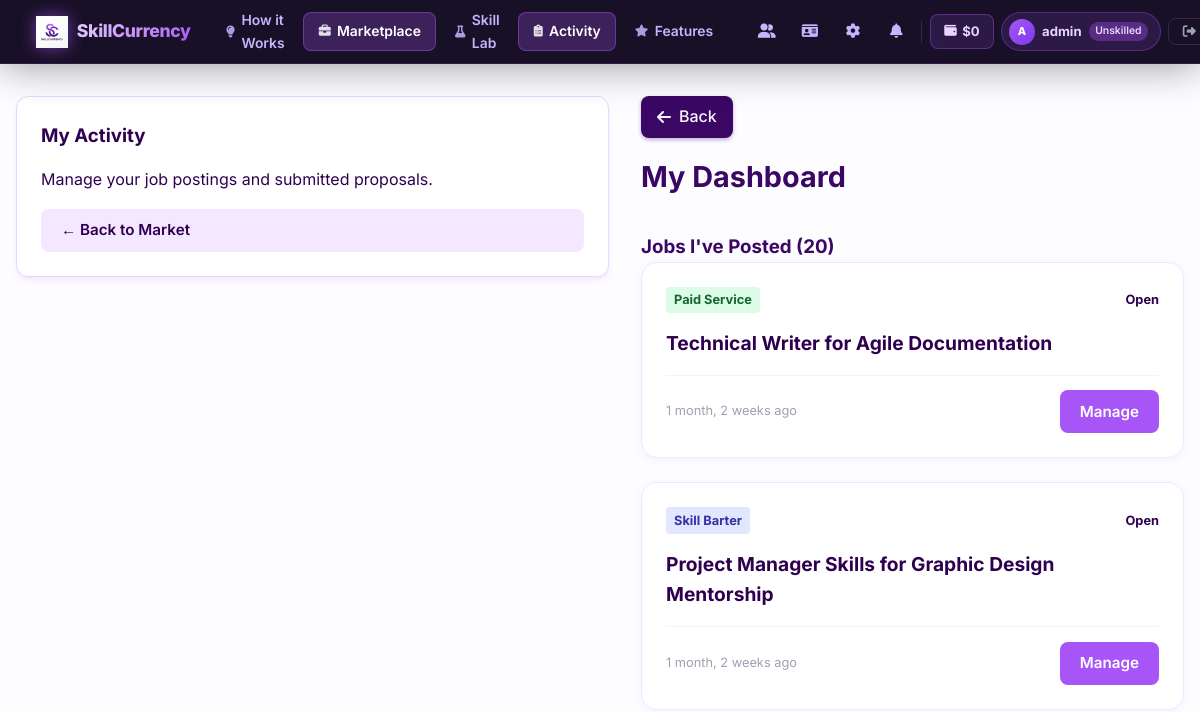
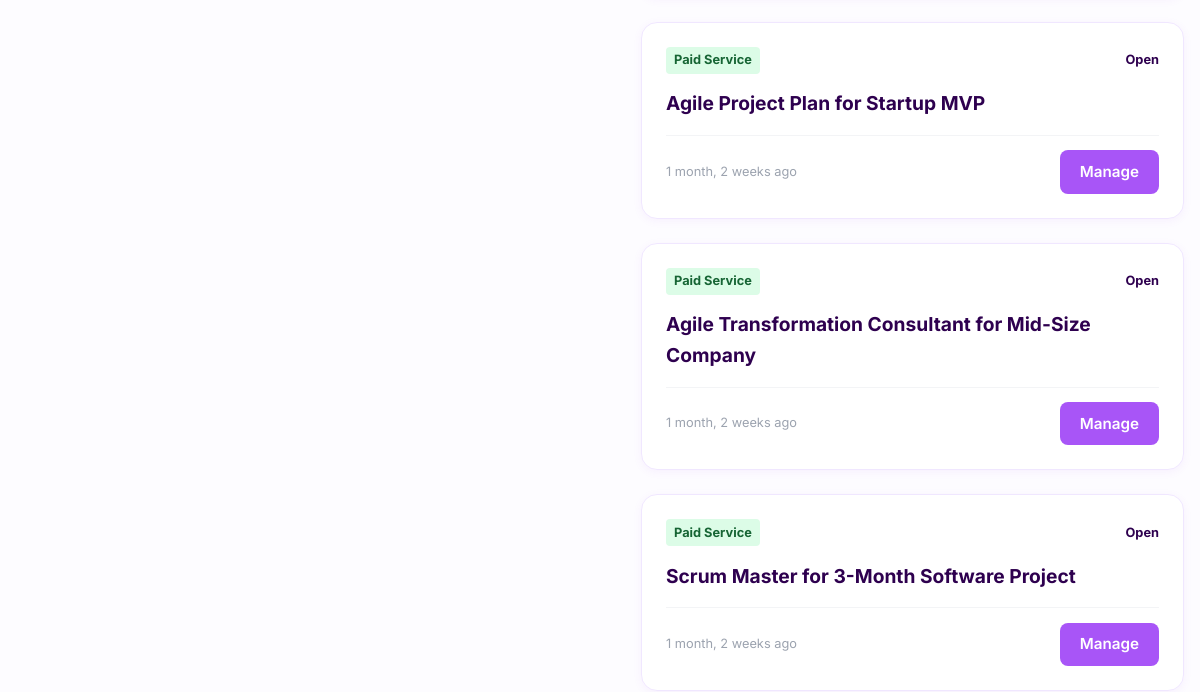
Page /marketplace/activity/ (signed in, upper part) on the earlier database version (2 pictures, top to bottom).
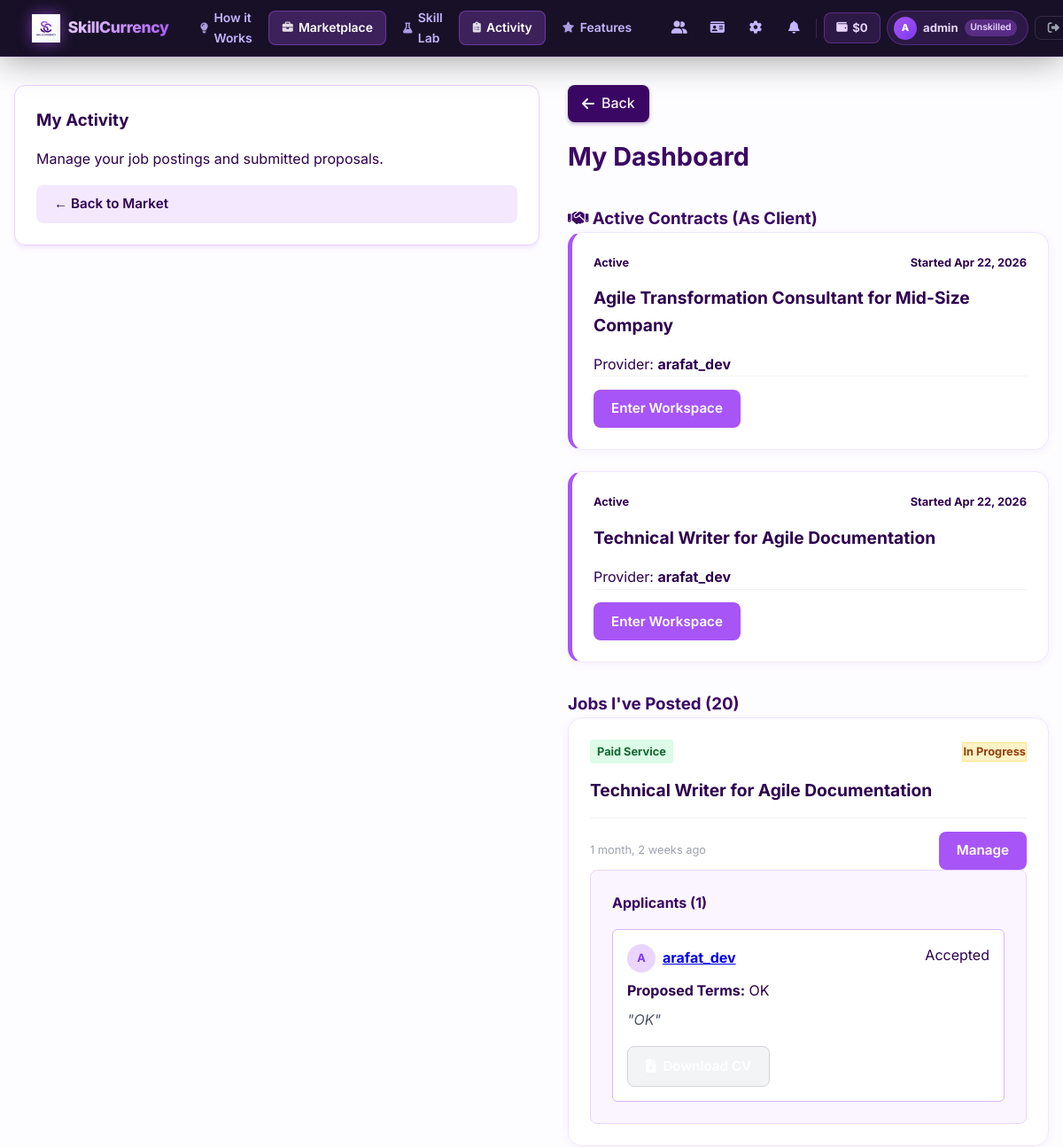
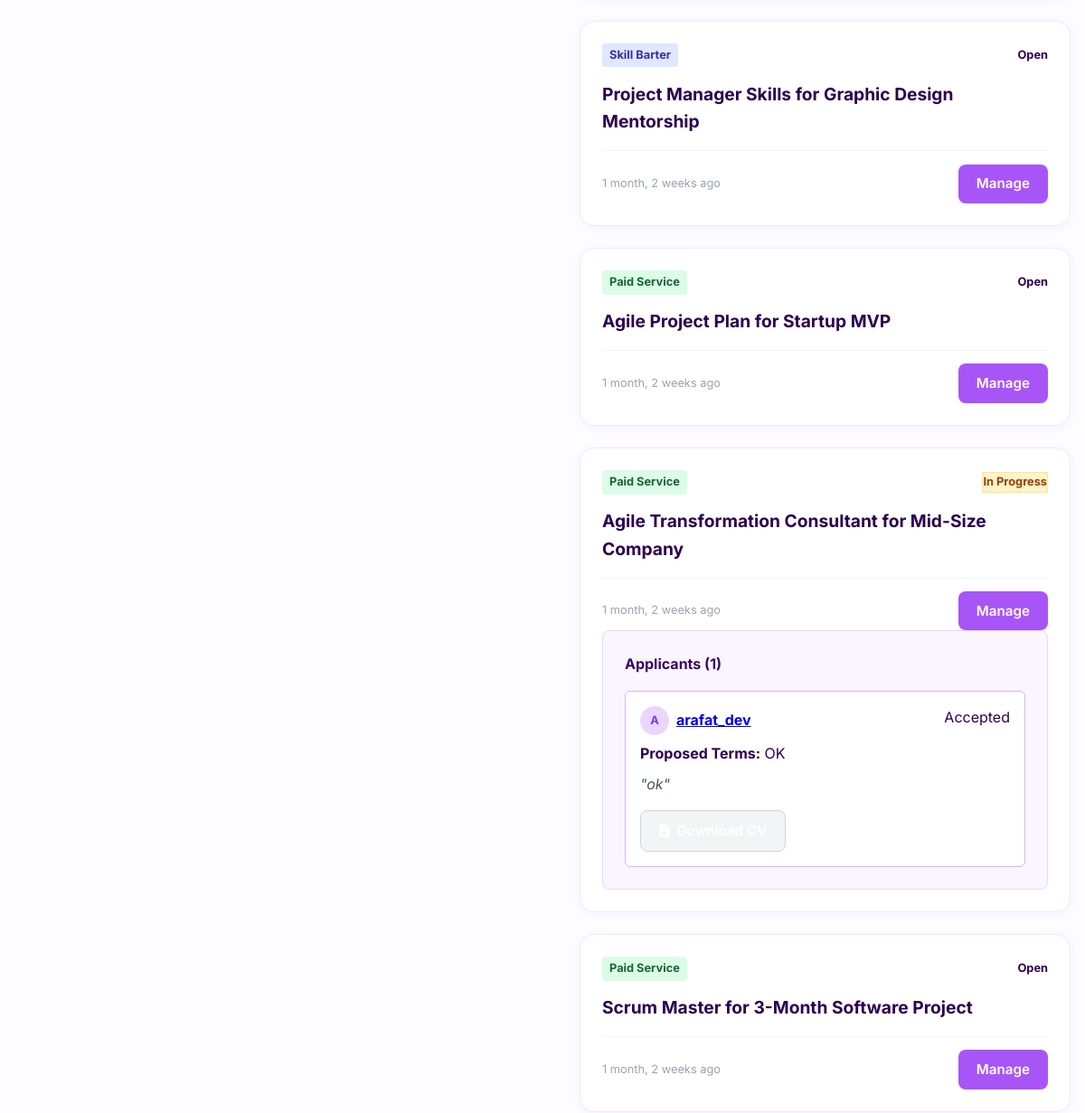
Same page on the later database version (2 pictures, top to bottom).
### accounts/models.py (models this page shows, shortened)
class CustomUser(AbstractUser):
    ROLE_CHOICES = (
        ('Unskilled', 'Unskilled'),
        ('Skilled', 'Skilled'),
        ('Buyer', 'Buyer'),
    )
    VERIFICATION_CHOICES = (
        ('Unverified', 'Unverified'),
        ('Pending', 'Pending'),
        ('Approved', 'Approved'),
        ('Rejected', 'Rejected'),
    )
    role = models.CharField(max_length=20, choices=ROLE_CHOICES, default='Unskilled')
    nid_tin_number = models.CharField(max_length=50, blank=True, null=True)
    is_identity_verified = models.BooleanField(default=False)
    wallet_balance = models.DecimalField(max_digits=10, decimal_places=2, default=0.00)
    rating = models.DecimalField(max_digits=3, decimal_places=1, default=4.9) # Mock default for search
    id_document = models.FileField(upload_to='identity_docs/', blank=True, null=True)
    verification_status = models.CharField(max_length=20, choices=VERIFICATION_CHOICES, default='Unverified')
    avatar = models.ImageField(upload_to='avatars/', blank=True, null=True)
    bio = models.TextField(blank=True, null=True)
    user_uid = models.CharField(max_length=20, unique=True, blank=True, null=True)

class JobPost(models.Model):
    INTERACTION_CHOICES = [
        ('Paid Service', 'Paid Service'),
        ('Skill Barter', 'Skill Barter'),
    ]
    STATUS_CHOICES = [
        ('Open', 'Open'),
        ('In Progress', 'In Progress'),
        ('Completed', 'Completed'),
    ]
    author = models.ForeignKey(CustomUser, on_delete=models.CASCADE, related_name='posted_jobs')
    title = models.CharField(max_length=255)
    description = models.TextField()
    category = models.ForeignKey(SkillCategory, on_delete=models.SET_NULL, null=True)
    interaction_type = models.CharField(max_length=20, choices=INTERACTION_CHOICES)
    budget_or_terms = models.CharField(max_length=255) # e.g. "$500" or "I will design your logo if you build my website"
    status = models.CharField(max_length=20, choices=STATUS_CHOICES, default='Open')
    created_at = models.DateTimeField(auto_now_add=True)

class ServiceAgreement(models.Model):
    STATUS_CHOICES = [
        ('Active', 'Active'),
        ('In Dispute', 'In Dispute'),
        ('Completed', 'Completed'),
    ]
    proposal = models.OneToOneField(JobProposal, on_delete=models.CASCADE, related_name='agreement')
    client = models.ForeignKey(CustomUser, on_delete=models.CASCADE, related_name='client_agreements')
    provider = models.ForeignKey(CustomUser, on_delete=models.CASCADE, related_name='provider_agreements')
    status = models.CharField(max_length=20, choices=STATUS_CHOICES, default='Active')
    created_at = models.DateTimeField(auto_now_add=True)

class JobProposal(models.Model):
    STATUS_CHOICES = [
        ('Pending', 'Pending'),
        ('Accepted', 'Accepted'),
        ('Rejected', 'Rejected'),
    ]
    job = models.ForeignKey(JobPost, on_delete=models.CASCADE, related_name='proposals')
    applicant = models.ForeignKey(CustomUser, on_delete=models.CASCADE, related_name='submitted_proposals')
    cover_letter = models.TextField()
    cv_file = models.FileField(upload_to='cvs/', blank=True, null=True)
    proposed_terms = models.CharField(max_length=255)
    status = models.CharField(max_length=20, choices=STATUS_CHOICES, default='Pending')
    created_at = models.DateTimeField(auto_now_add=True)
    class Meta:
        unique_together = ('job', 'applicant')

### accounts/views.py (the view)
# urls.py: path('marketplace/activity/', views.my_activity, name='my_activity'),
@login_required
def my_activity(request):
    posted_jobs = request.user.posted_jobs.all().order_by('-created_at')
    submitted_proposals = request.user.submitted_proposals.all().order_by('-created_at')
    client_agreements = ServiceAgreement.objects.filter(client=request.user).order_by('-created_at')
    provider_agreements = ServiceAgreement.objects.filter(provider=request.user).order_by('-created_at')
    return render(request, 'accounts/my_activity.html', {
        'posted_jobs': posted_jobs,
        'submitted_proposals': submitted_proposals,
        'client_agreements': client_agreements,
        'provider_agreements': provider_agreements
    })

### accounts/templates/accounts/my_activity.html (shortened to what this page needs)
{% extends 'accounts/base.html' %}
{% load static %}
{% block content %}
<div class="marketplace-layout">
    <div class="marketplace-sidebar">
        <h3>My Activity</h3>
        <p class="text-sm">Manage your job postings and submitted proposals.</p>
        <div class="mt-4">
            <a href="{% url 'marketplace_feed' %}" class="btn btn-secondary btn-block">&larr; Back to Market</a>
        </div>
    </div>
    <div class="marketplace-main">
        {% include 'accounts/includes/back_button.html' %}
        <div class="marketplace-header">
            <h2 style="color: #3b0764;">My Dashboard</h2>
        </div>
        {% if client_agreements %}
            <div class="activity-section mb-5">
                <h3 style="color: #3b0764;"><i class="fas fa-handshake"></i> Active Contracts (As Client)</h3>
                <div class="job-grid">
                    {% for ag in client_agreements %}
                        <div class="job-card" style="border-left: 5px solid #a855f7;">
                            <div class="job-card-header">
                                <span class="status-pill status-progress">{{ ag.status }}</span>
                                <span class="text-xs text-gray">Started {{ ag.created_at|date:"M d, Y" }}</span>
                            </div>
                            <h3 class="job-title"><a href="{% url 'workspace' ag.id %}">{{ ag.proposal.job.title }}</a></h3>
                            <p class="text-sm mt-1">Provider: <strong>{{ ag.provider.username }}</strong></p>
                            <div class="job-card-footer mt-3">
                                <a href="{% url 'workspace' ag.id %}" class="btn btn-purple btn-sm">Enter Workspace</a>
                            </div>
                        </div>
                    {% endfor %}
                </div>
            </div>
        {% endif %}
        {% if user.role != 'Skilled' %}
            <div class="activity-section mb-5">
                <h3 style="color: #3b0764;">Jobs I've Posted ({{ posted_jobs.count }})</h3>
                <div class="job-grid">
                    {% for job in posted_jobs %}
                        <div class="job-card" style="width: 100%; grid-column: 1 / -1;">
                            <div class="job-card-header">
                                <span class="job-type {% if job.interaction_type == 'Paid Service' %}type-paid{% else %}type-barter{% endif %}">{{ job.interaction_type }}</span>
                                <span class="status-pill {% if job.status == 'Open' %}status-progress{% else %}status-pending{% endif %}">{{ job.status }}</span>
                            </div>
                            <h3 class="job-title" style="color: #3b0764;"><a href="{% url 'job_detail' job.id %}">{{ job.title }}</a></h3>
                            <div class="job-card-footer mt-3 mb-3">
                                <span class="job-date">{{ job.created_at|timesince }} ago</span>
                                <a href="{% url 'job_detail' job.id %}" class="btn btn-purple btn-sm">Manage</a>
                            </div>
                            {% if job.proposals.count > 0 %}
                                <div class="applicants-list mt-4" style="background: #faf5ff; padding: 1.5rem; border-radius: 8px; border: 1px solid #e9d5ff;">
                                    <h4 style="color: #3b0764; margin-bottom: 1rem;">Applicants ({{ job.proposals.count }})</h4>
                                    <form method="POST" action="{% url 'bulk_accept_proposals' job.id %}">
                                        <div class="proposals-wrapper" style="display: flex; flex-direction: column; gap: 1rem;">
                                            {% for prop in job.proposals.all %}
                                                <div class="proposal-item" style="background: white; padding: 1rem; border-radius: 6px; border: 1px solid #d8b4fe; display: flex; flex-direction: column; gap: 0.5rem;">
                                                    <div style="display: flex; justify-content: space-between; align-items: flex-start;">
                                                        <label style="display: flex; align-items: center; gap: 0.5rem; cursor: pointer;">
                                                            <div style="display: flex; align-items: center; gap: 0.5rem;">
                                                                {% if prop.applicant.avatar %}
                                                                    <img src="{{ prop.applicant.avatar.url }}" alt="Profile" style="width: 32px; height: 32px; border-radius: 50%; object-fit: cover;">
                                                                {% else %}
                                                                    <div style="width: 32px; height: 32px; border-radius: 50%; background: #e9d5ff; color: #7c3aed; display: flex; align-items: center; justify-content: center; font-weight: bold; font-size: 0.8rem;">
                                                                        {{ prop.applicant.username|make_list|first|upper }}
                                                                    </div>
                                                                {% endif %}
                                                                <strong style="color: #3b0764;"><a href="{% url 'public_profile' prop.applicant.username %}">{{ prop.applicant.username }}</a></strong>
                                                            </div>
                                                        </label>
                                                        <span class="status-pill {% if prop.status == 'Pending' %}status-pending{% elif prop.status == 'Accepted' %}status-progress{% else %}bg-gray-200 text-gray-700{% endif %}">{{ prop.status }}</span>
                                                    </div>
                                                    <p class="text-sm"><strong>Proposed Terms:</strong> {{ prop.proposed_terms }}</p>
                                                    <p class="text-sm" style="color: #4b5563; font-style: italic;">"{{ prop.cover_letter }}"</p>
                                                    <div style="display: flex; gap: 0.5rem; margin-top: 0.5rem;">
                                                        {% if prop.cv_file %}
                                                            <a href="{{ prop.cv_file.url }}" target="_blank" class="btn btn-sm" style="background: #f3f4f6; color: #4b5563; border: 1px solid #d1d5db;"><i class="fas fa-file-download"></i> Download CV</a>
                                                        {% else %}
                                                            <span class="text-sm text-gray" style="display: inline-flex; align-items: center; padding: 0.25rem 0.5rem;"><i class="fas fa-times-circle"></i> No CV Attached</span>
                                                        {% endif %}
                                                    </div>
                                                </div>
                                            {% endfor %}
                                        </div>
                                    </form>
                                </div>
                            {% endif %}
                        </div>
                    {% empty %}
                        <p class="text-sm text-gray">You haven't posted any jobs yet.</p>
                    {% endfor %}
                </div>
            </div>
        {% endif %}
    </div>
</div>
{% endblock %}

### accounts/templates/accounts/base.html (shortened to what this page needs)
<!DOCTYPE html>
<html lang="en">
<head>
    {% load static %}
    <link rel="stylesheet" href="https://cdnjs.cloudflare.com/ajax/libs/font-awesome/6.4.0/css/all.min.css">
    <link rel="stylesheet" href="{% static 'css/style.css' %}">
</head>
<body>
    <header id="main-header">
    <a href="{% url 'landing_page' %}" class="nb-logo">
        <img src="{% static 'images/logo.png' %}" alt="SkillCurrency">
        <span class="nb-logo-text">SkillCurrency</span>
    </a>
    <nav class="nb-center">
        <a href="{% url 'landing_page' %}#how-it-works" class="nb-link"><i class="fas fa-lightbulb"></i> How it Works</a>
        <a href="{% url 'marketplace_feed' %}" class="nb-link"><i class="fas fa-briefcase"></i> Marketplace</a>
        {% if user.is_authenticated %}
        <a href="{% url 'skill_lab_dashboard' %}" class="nb-link"><i class="fas fa-flask"></i> Skill Lab</a>
        <a href="{% url 'my_activity' %}" class="nb-link"><i class="fas fa-clipboard-list"></i> Activity</a>
        {% endif %}
        <a href="{% url 'landing_page' %}#features" class="nb-link"><i class="fas fa-star"></i> Features</a>
    </nav>
    <div class="nb-right">
        {% if user.is_authenticated %}
            <a href="{% url 'user_search' %}" class="nb-icon" title="Find Users"><i class="fas fa-user-friends"></i></a>
            <a href="{% url 'identity_vault' %}" class="nb-icon {% if user.is_identity_verified %}nb-verified{% endif %}" title="Identity Vault">
                <i class="fas fa-id-card"></i>
            </a>
            <a href="{% url 'settings_page' %}" class="nb-icon" title="Settings"><i class="fas fa-cog"></i></a>
            <div class="nb-notif-wrap">
                <button class="nb-icon" id="notif-toggle" title="Notifications">
                    <i class="fas fa-bell"></i>
                </button>
            </div>
            <a href="{% url 'financial_hub' %}" class="nb-wallet" title="Financial Hub">
                <i class="fas fa-wallet"></i>
                <span>${{ user.wallet_balance|floatformat:0 }}</span>
            </a>
            <a href="{% url 'public_profile' user.username %}" class="nb-chip">
                {% if user.avatar %}<img src="{{ user.avatar.url }}" alt="{{ user.username }}" class="nb-chip-avatar">
                {% else %}<div class="nb-chip-ph">{{ user.username|make_list|first|upper }}</div>{% endif %}
                <span class="nb-chip-name">{{ user.username }}</span>
                <span class="nb-chip-role">{{ user.role }}</span>
            </a>
            <a href="{% url 'logout' %}" class="nb-signout" title="Sign Out"><i class="fas fa-sign-out-alt"></i></a>
        {% else %}
            <a href="{% url 'signin' %}" class="nb-signin"><i class="fas fa-sign-in-alt"></i> Sign In</a>
            <a href="{% url 'signup' %}" class="nb-getstarted"><i class="fas fa-rocket"></i> Get Started</a>
        {% endif %}
    </div>
    </header>
    <main>
        {% block content %}
        {% endblock %}
    </main>
</body>
</html>

### accounts/templates/accounts/includes/back_button.html (shortened to what this page needs)
<a href="{{ back_url|default:'javascript:history.back()' }}" class="btn-back" style="display: inline-flex; align-items: center; gap: 0.5rem; background: #3b0764; color: #faf5ff; padding: 0.5rem 1rem; border-radius: 8px; text-decoration: none; font-weight: 500; transition: transform 0.2s, box-shadow 0.2s; box-shadow: 0 2px 4px rgba(59,7,100,0.3); margin-bottom: 1rem;">
    <i class="fas fa-arrow-left"></i>
    <span>Back</span>
</a>

Differences in the rows shown:
added ServiceAgreement: status "Active", created_at "Apr 22, 2026", proposal.job "Agile Transformation Consultant for Mid-Size Company", provider.username "arafat_dev"
added ServiceAgreement: status "Active", created_at "Apr 22, 2026", proposal.job "Technical Writer for Agile Documentation", provider.username "arafat_dev"
changed JobPost "Technical Writer for Agile Documentation": status "Open" → "In Progress"; proposals.count (not shown) → "1"
added JobProposal: applicant.username|make_list "A", applicant.username "arafat_dev", status "Accepted", proposed_terms "OK", cover_letter "OK", shown under JobPost "Technical Writer for Agile Documentation"
changed JobPost "Agile Transformation Consultant for Mid-Size Company": status "Open" → "In Progress"; proposals.count (not shown) → "1"
added JobProposal: applicant.username|make_list "A", applicant.username "arafat_dev", status "Accepted", proposed_terms "OK", cover_letter "ok", shown under JobPost "Agile Transformation Consultant for Mid-Size Company"
Other differences:
text now shown: "Active Contracts (As Client)"
